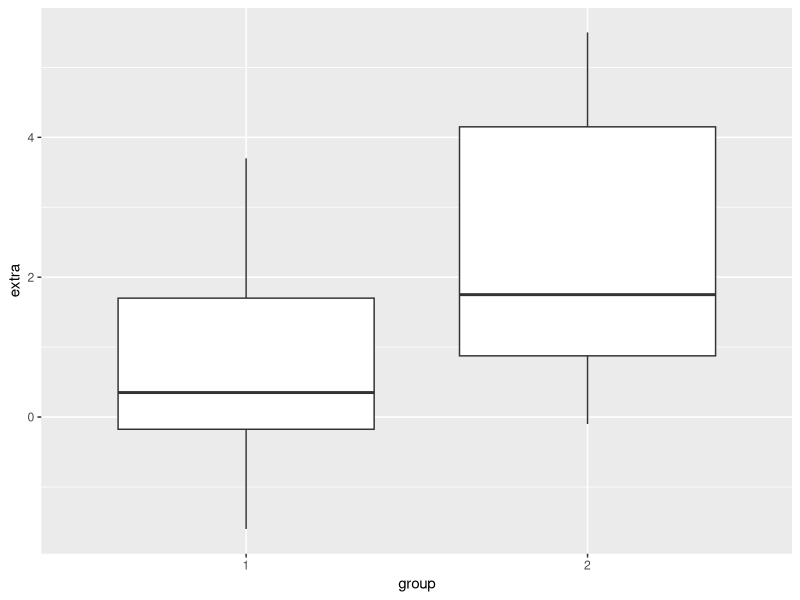
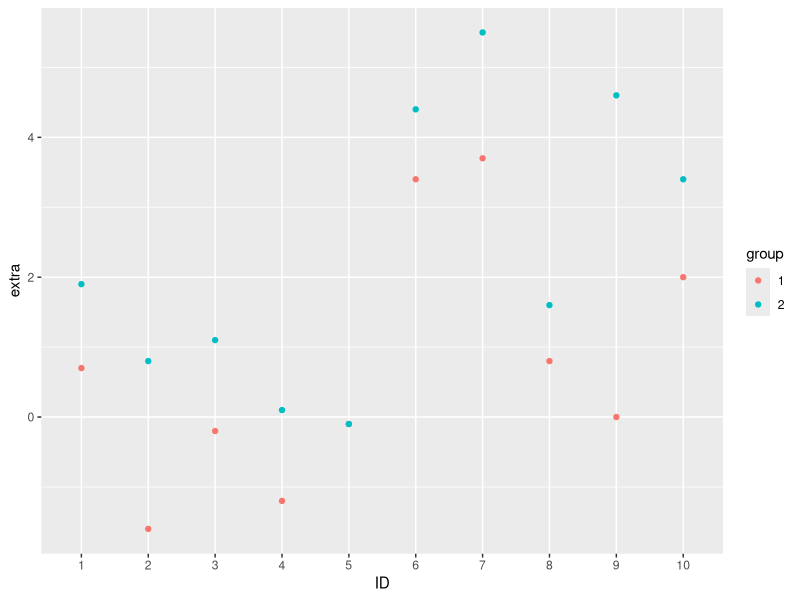
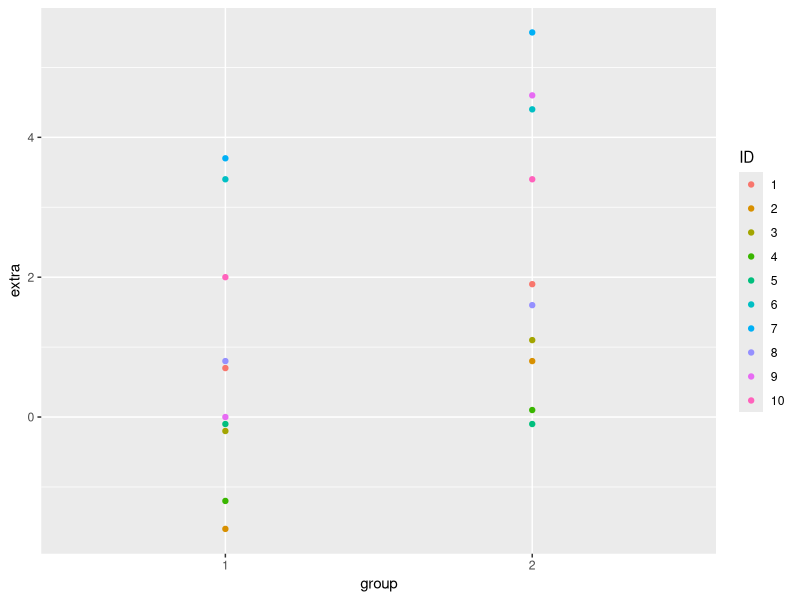
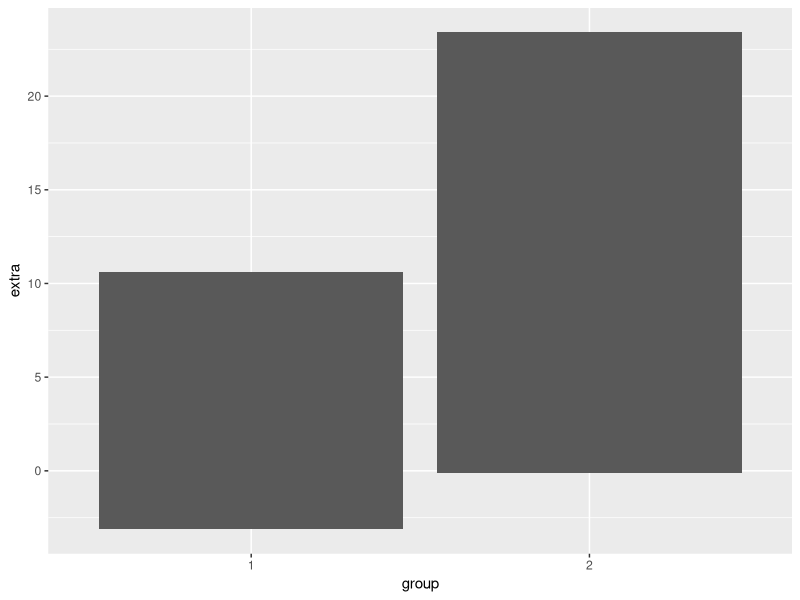
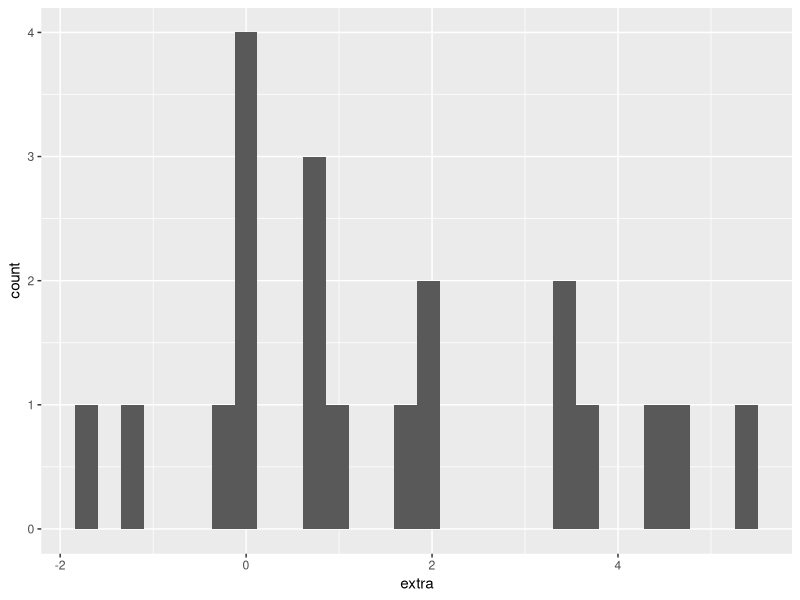

R code for these plots, in order:
## ---- chunk 1
knitr::opts_chunk$set(echo = TRUE)
## ---- chunk 2
library(ggplot2)
ggplot(sleep, aes(x = group, y = extra)) + geom_boxplot()
## ---- chunk 3
ggplot(sleep, aes(x = ID , y = extra, color = group)) + geom_point()
## ---- chunk 4
library(ggplot2)
ggplot(sleep, aes(x = group , y = extra, color = ID)) + geom_point()
## ---- chunk 5
ggplot(sleep, aes(x = group , y = extra)) + geom_col()
## ---- chunk 6
ggplot(sleep, aes(x = extra)) + geom_histogram()
